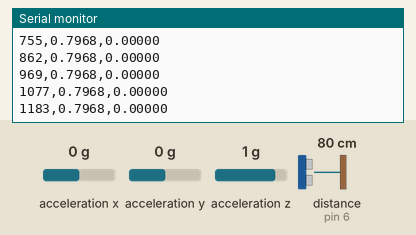
Simulated run of this sketch. Board: Arduino Uno, built with avr-gcc and run on an emulated ATmega328P. Parts: the last lines printed to the serial monitor. Wiring (from diagram.json): MPU-6050 motion sensor at I2C address 0x68; ultrasonic range finder: trigger pin 7; echo pin 6. The test bench sets the inputs (shaded band); at power-on: distance to the obstacle (sensor on pin 6) 80 cm, acceleration x 0 g, acceleration y 0 g, acceleration z 1 g. The echo pulse lasts 58.3 µs per cm.

Above: at 1.2 s.
1.3 s: distance to the obstacle (sensor on pin 6) set to 18 cm
At 1.4 s:
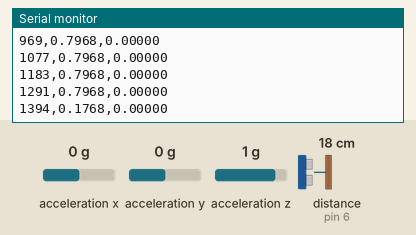
4.3 s: distance to the obstacle (sensor on pin 6) set to 299 cm
At 4.41 s:
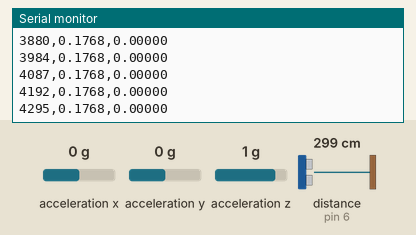
7.3 s: acceleration x set to -1.4 g
At 7.41 s:
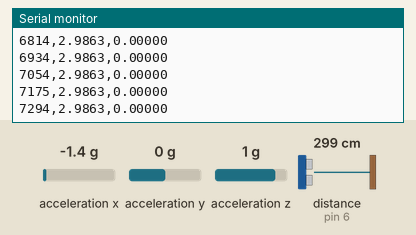
8.8 s: acceleration x set to -0.8 g
At 8.85 s:
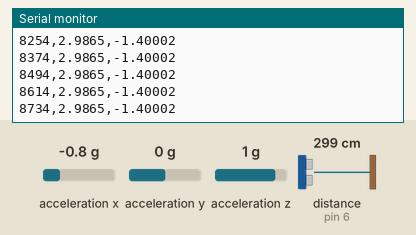
Timing chart, 0 to 11.3 s (numbered marks = the images above; inputs shaded):
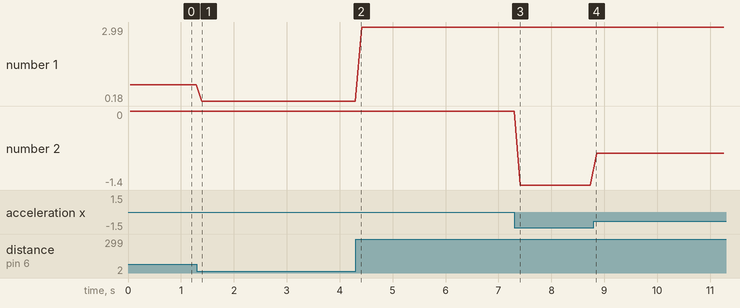

The sketch:

ph03-projectile-motion.ino
```cpp
// @pin A4=A4
// @pin A5=A5
// @pin D7=D7
// @pin D6=D6
#include <Wire.h>
// 발사체의 비행시간과 포물선 운동
// @baud 9600
// @tunable samplingIntervalMs
unsigned long samplingIntervalMs = 100;

const byte TRIG_PIN=7,ECHO_PIN=6;
int16_t mpuRead16(byte address,byte reg) {
  Wire.beginTransmission(address);
  Wire.write(reg);
  Wire.endTransmission(false);
  Wire.requestFrom(address,(byte)2);
  byte high=Wire.read();
  byte low=Wire.read();
  return (int16_t)(((uint16_t)high<<8)|low);
}
void mpuWrite(byte address,byte reg,byte value) {
  Wire.beginTransmission(address);
  Wire.write(reg);
  Wire.write(value);
  Wire.endTransmission();
}
void setup() {
  Serial.begin(9600);
  Wire.begin();
  mpuWrite(0x68,0x6B,0);
  pinMode(TRIG_PIN,OUTPUT);
  pinMode(ECHO_PIN,INPUT);
  Serial.println("time_ms,distance_m,acceleration_x_g");
}
void loop() {
  digitalWrite(TRIG_PIN,LOW);
  delayMicroseconds(2);
  digitalWrite(TRIG_PIN,HIGH);
  delayMicroseconds(10);
  digitalWrite(TRIG_PIN,LOW);
  unsigned long us=pulseIn(ECHO_PIN,HIGH,30000);
  Serial.print(millis());
  Serial.print(',');
  Serial.print(us*0.000343f/2.0f,4);
  Serial.print(',');
  Serial.println(mpuRead16(0x68,0x3B)/16384.0f,5);
  delay(samplingIntervalMs);
}
```

Measured:
- after the input at 1.3 s, the serial monitor: prints a new line after 0.10 s (image 1)
- plotted number 1: 0.8 → 0.18 after the input at 1.3 s, 0.18 → 2.99 after the input at 4.3 s, 2.99 → 2.99 after the input at 7.3 s
- plotted number 2: 0 → -1.4 after the input at 7.3 s, -1.4 → -0.8 after the input at 8.8 s
